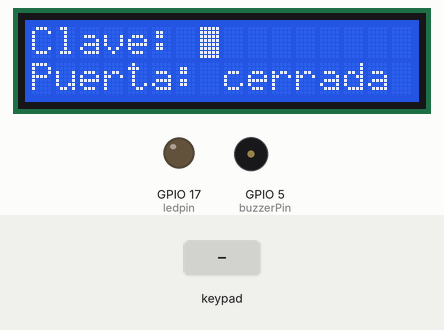
Simulated run of this program. Board: ESP32. On the bench: 16×2 character LCD, output pins drawn as LEDs (lit = HIGH), buzzer (waves = sounding). Inputs (shaded band) come from the test bench. What the program prints to the serial monitor is not drawn.

Above: at 1.2 s.
1.3 s: keypad keys 1 2 3 4 pressed 0.4 s apart
At 3.7 s:
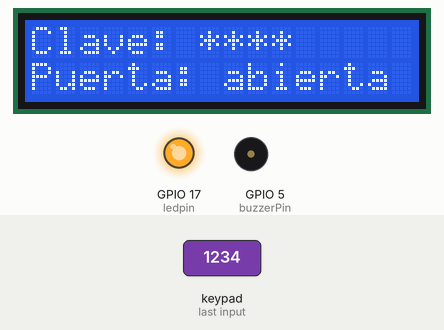
4.4 s: keypad keys 1 3 9 7 pressed 0.4 s apart
At 6.9 s:
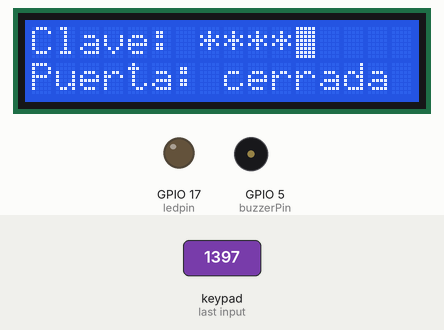
8.7 s: key 'A' pressed
At 9.6 s:
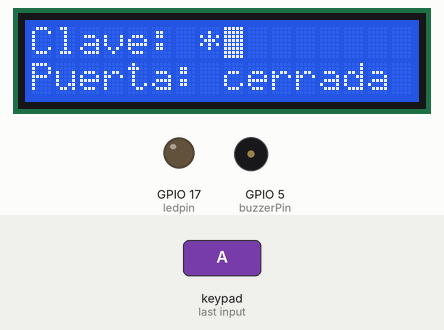
10.2 s: key '1' pressed
At 10.8 s:
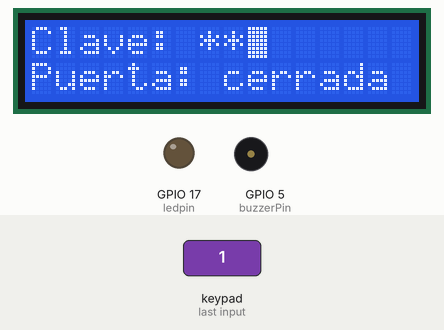
11.8 s: key '2' pressed
At 13.1 s:
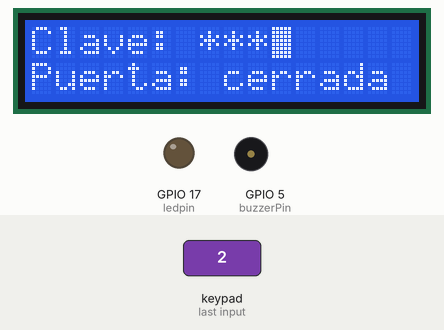
13.4 s: keypad keys 1 2 3 4 # pressed 0.4 s apart
At 14.57 s:
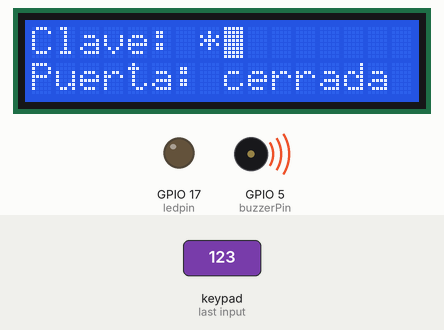
Timing chart, 0 to 16.6 s (numbered marks = the images above; inputs shaded):
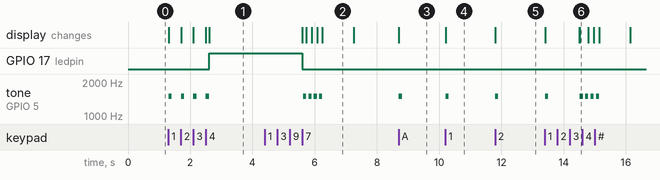

Measured:
- after the input at 1.3 s, GPIO 17 (ledpin): LOW → HIGH after 1.3 s; tone on GPIO 5 (buzzerPin): alternates 1500 Hz for 0.10 s and silent for 0.30 s, 8 changes in all, then stays silent, starting at once; the display: first changes at once (image 1 shows a later state)
- after the input at 4.4 s, tone on GPIO 5 (buzzerPin): alternates 1500 Hz for 0.10 s and silent for 0.07 s, 8 changes in all, then stays silent, starting after 1.2 s; the display: first differs from a run without the input after 1.3 s (image 2 shows a later state)
- after the input at 8.7 s, tone on GPIO 5 (buzzerPin): silent → 1500 Hz at once, → silent 0.10 s later; the display: changes at once (image 3)
- after the input at 10.2 s, tone on GPIO 5 (buzzerPin): silent → 1500 Hz at once, → silent 0.10 s later; the display: changes at once (image 4)
- after the input at 11.8 s, tone on GPIO 5 (buzzerPin): silent → 1500 Hz at once, → silent 0.10 s later; the display: changes at once (image 5)
- after the input at 13.4 s, tone on GPIO 5 (buzzerPin): goes 1500 Hz 0.10 s, silent 1.0 s, 3 × (1500 Hz 0.10 s, silent 0.07 s), 1500 Hz 0.10 s, then silent, starting at once; the display: first changes at once (image 6 shows a later state)
- what the display in image 2 shows lasts 1.0 s, from 6.3 s to 7.3 s

The program:

main.cpp
```cpp
#include <Arduino.h>
#include <Keypad.h>
#include <LiquidCrystal.h>

// ---------------- Variables ---------------- //
// Clave
String password = "1234";
String input = "";
int num_key;
int key_len = 4;
// Estado
bool clave_completa = false;  // Indica que se metieron key_len digitos
bool ok = false;              // Indica si la clave ingresada fue correcta

// ---------------- Entradas ---------------- //
// ---- Keypad ----
const byte ROWS = 4; // Four rows
const byte COLS = 4; // Three columns

// Define the Keymap
char keys[ROWS][COLS] = {
  {'1','2','3','A'},
  {'4','5','6','B'},
  {'7','8','9','C'},
  {'#','0','*','D'}
};

// Conections ESP32 - Keypad
#define ROW1 13
#define ROW2 12
#define ROW3 14
#define ROW4 27
#define COL1 26
#define COL2 25
#define COL3 33
#define COL4 32
// Connect keypad ROW1, ROW2, ROW3 and ROW4 to these Arduino pins.
byte rowPins[ROWS] = { ROW1, ROW2, ROW3, ROW4 };
// Connect keypad COL0, COL1, COL2 and COL3 to these Arduino pins.
byte colPins[COLS] = { COL1, COL2, COL3, COL4 };

// Create the Keypad
Keypad kpd = Keypad( makeKeymap(keys), rowPins, colPins, ROWS, COLS );

// ---------------- Salidas ---------------- //
// Led
const int ledpin = 17;
// buzzer
const int buzzerPin = 5;
int buzzerState = LOW;        // the current state of the output pin
int freq = 2000;
int channel = 0;
int resolution = 8;
// LCD
#define LCD_ROWS 2
#define LCD_COLUMNS 16
const int rs = 22, en = 23, d4 = 4, d5 = 0, d6 = 2, d7 = 15;
LiquidCrystal lcd(rs, en, d4, d5, d6, d7);

void setup() {
  // Inicializacion
  num_key = 0; // Numero de teclas ingresadas
  // Inicializacion del pin
  pinMode(ledpin,OUTPUT);
  digitalWrite(ledpin, LOW);
  // Init pwm (buzzer)
  ledcSetup(channel, freq, resolution);
  ledcAttachPin(buzzerPin, channel);
  // Init LCD
  lcd.begin(LCD_COLUMNS, LCD_ROWS);
  lcd.print("Clave: ");
  lcd.setCursor(0, 1);
  lcd.print("Puerta: ");
  lcd.print("cerrada");
  // Init serial
  Serial.begin(9600);
  Serial.println("System Ok...");
  lcd.setCursor(7, 0);
  lcd.blink();
}

void loop() {
  char key = kpd.getKey();
  // Procesamiento de la tecla ingresada
  if(key) {
    input.concat(key);
    // Check for a valid key
    Serial.println(key); // Impresion de la tecla en el monitor serial
    lcd.print("*"); // * en el LCD
    num_key++;
    if(num_key == key_len) {
      // Se metieron num_key digitos
      Serial.println(input);
      if (input.equals(password)) {
        // Clave correcta
        Serial.println("OK");
        ok = true;
      }
      else {
        // Clave errada
        Serial.println("Fail");
        ok = false;
      }
      input = "";
      num_key = 0;
      clave_completa = true;
    }
    // Generacion del beep
    ledcWriteTone(channel, 1500);
    delay(100);
    ledcWriteTone(channel, 0);
  }
  // Verificacion de que la clave se metio completa
  if(clave_completa == true) {
    if(ok == true) {
      // Clave correcta (apertura puerta)
      lcd.noBlink();
      lcd.setCursor(8, 1);
      // Mensaje de apertura en el LCD
      lcd.print("abierta");
      digitalWrite(ledpin, HIGH); // Indicador puerta abierta
      delay(3000);  // Tiempo que la puerta esta abierta
      digitalWrite(ledpin, LOW); // Indicador puerta cerrada
      // Mensaje de puerta cerrada en el LCD
      lcd.setCursor(8, 1);
      lcd.print("cerrada");
      // Borrado de los asteriscos
      lcd.setCursor(7, 0);
      lcd.print("    ");
      lcd.setCursor(7, 0);
      lcd.blink();
      ok = false; // Se pasa nuevamente al estado inicial
    }
    else {
      delay(1000); // Espera de 1 seg
      // Borrado de los asteriscos
      lcd.setCursor(7, 0);
      lcd.print("    ");
      lcd.setCursor(7, 0);
    }
    clave_completa = false;
  }
}
```
